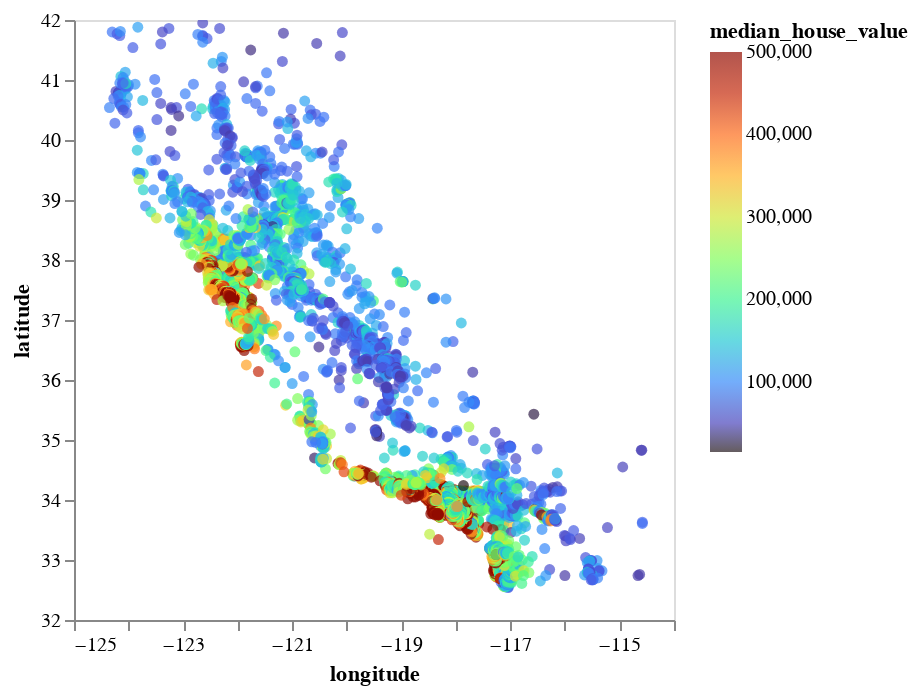

Notebook source saved alongside this figure:
### Markdown cell above
# Visualización de los Datos

### Code cell
(lambda: DeepnoteChart(home_data, """{"layer":[{"layer":[{"mark":{"clip":true,"type":"circle","tooltip":true},"encoding":{"x":{"axis":{"grid":false},"sort":null,"type":"quantitative","field":"longitude","scale":{"type":"linear","zero":false},"format":{"type":"default","decimals":null},"formatType":"numberFormatFromNumberType"},"y":{"axis":{"grid":false},"sort":null,"type":"quantitative","field":"latitude","scale":{"type":"linear","zero":false},"format":{"type":"default","decimals":null},"formatType":"numberFormatFromNumberType"},"color":{"sort":null,"type":"quantitative","field":"median_house_value","scale":{"scheme":"turbo"}}}}]}],"title":"","config":{"legend":{}},"$schema":"https://vega.github.io/schema/vega-lite/v5.json","encoding":{},"usermeta":{"tooltipDefaultMode":true}}""") if 'DeepnoteChart' in globals() else _dntk.DeepnoteChart(home_data, """{"layer":[{"layer":[{"mark":{"clip":true,"type":"circle","tooltip":true},"encoding":{"x":{"axis":{"grid":false},"sort":null,"type":"quantitative","field":"longitude","scale":{"type":"linear","zero":false},"format":{"type":"default","decimals":null},"formatType":"numberFormatFromNumberType"},"y":{"axis":{"grid":false},"sort":null,"type":"quantitative","field":"latitude","scale":{"type":"linear","zero":false},"format":{"type":"default","decimals":null},"formatType":"numberFormatFromNumberType"},"color":{"sort":null,"type":"quantitative","field":"median_house_value","scale":{"scheme":"turbo"}}}}]}],"title":"","config":{"legend":{}},"$schema":"https://vega.github.io/schema/vega-lite/v5.json","encoding":{},"usermeta":{"tooltipDefaultMode":true}}"""))()

### Figure 1 — Vega-Lite specification as saved in the notebook (floating-point values rounded to 4 significant figures; data arrays with more than 128 entries replaced by an {"elided": "..."} marker saying what was removed)
{"layer": [{"layer": [{"mark": {"clip": true, "type": "circle", "tooltip": true}, "encoding": {"x": {"axis": {"grid": false}, "sort": null, "type": "quantitative", "field": "longitude", "scale": {"type": "linear", "zero": false}, "format": {"type": "default", "decimals": null}, "formatType": "numberFormatFromNumberType"}, "y": {"axis": {"grid": false}, "sort": null, "type": "quantitative", "field": "latitude", "scale": {"type": "linear", "zero": false}, "format": {"type": "default", "decimals": null}, "formatType": "numberFormatFromNumberType"}, "color": {"sort": null, "type": "quantitative", "field": "median_house_value", "scale": {"scheme": "turbo"}}}}]}], "title": "", "config": {"legend": {}}, "$schema": "https://vega.github.io/schema/vega-lite/v5.json", "encoding": {}, "usermeta": {"tooltipDefaultMode": true}, "data": {"values": {"elided": "10000 records"}}}
